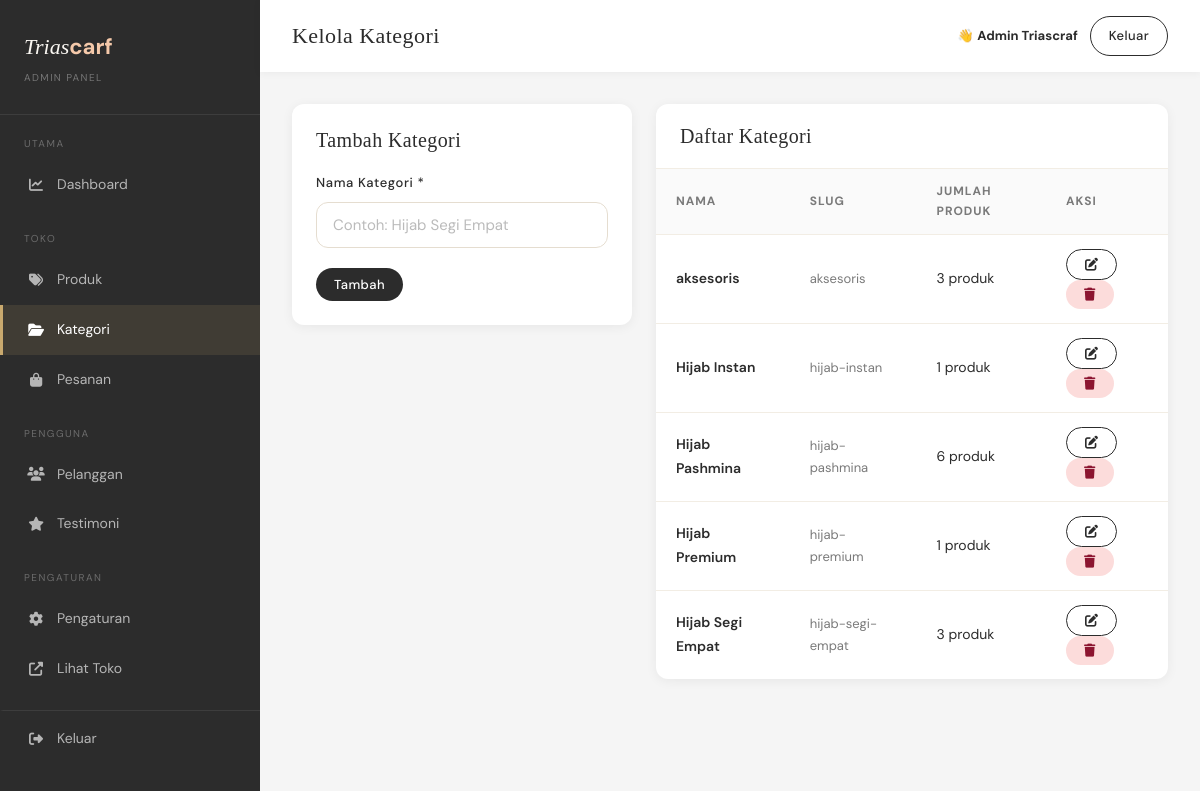
Screenshot of /triascraf/admin/pages/categories.php (signed in) with the database file from the repository.
### tables this page shows
CREATE TABLE `categories` (
  `id` int(11) NOT NULL,
  `name` varchar(100) NOT NULL,
  `slug` varchar(100) NOT NULL,
  `image` varchar(255) DEFAULT NULL,
  `created_at` timestamp NOT NULL DEFAULT current_timestamp()
);

### triascraf/admin/pages/categories.php (the view, shortened to what this page needs)
<?php
require_once '../includes/auth.php';
$editCat = isset($_GET['edit']) ? $conn->query("SELECT * FROM categories WHERE id=" . intval($_GET['edit']))->fetch_assoc() : null;
$categories = $conn->query("SELECT c.*, COUNT(p.id) as prod_count FROM categories c LEFT JOIN products p ON p.category_id=c.id GROUP BY c.id ORDER BY c.name");
?>
<?php include '../includes/admin_header.php'; ?>
<div style="display:grid;grid-template-columns:340px 1fr;gap:24px">
    <div class="admin-table-box" style="padding:24px;height:fit-content">
        <h3 style="font-size:20px;margin-bottom:20px"><?= $editCat ? 'Edit Kategori' : 'Tambah Kategori' ?></h3>
        <form method="POST">
            <div class="form-group">
                <label>Nama Kategori *</label>
                <input type="text" name="name" class="form-control" value="<?= htmlspecialchars($editCat['name'] ?? '') ?>" placeholder="Contoh: Hijab Segi Empat" required>
            </div>
            <div style="display:flex;gap:10px">
                <button type="submit" class="btn btn-primary btn-sm"><?= $editCat ? 'Simpan' : 'Tambah' ?></button>
            </div>
        </form>
    </div>
    <div class="admin-table-box">
        <div class="admin-table-header"><h3>Daftar Kategori</h3></div>
        <table class="admin-table">
            <thead><tr><th>Nama</th><th>Slug</th><th>Jumlah Produk</th><th>Aksi</th></tr></thead>
            <tbody>
            <?php while($cat = $categories->fetch_assoc()): ?>
            <tr>
                <td style="font-weight:600"><?= htmlspecialchars($cat['name']) ?></td>
                <td style="color:var(--muted);font-size:13px"><?= $cat['slug'] ?></td>
                <td><?= $cat['prod_count'] ?> produk</td>
                <td>
                    <a href="?edit=<?= $cat['id'] ?>" class="btn btn-outline btn-sm"><i class="fas fa-edit"></i></a>
                    <a href="?delete=<?= $cat['id'] ?>" class="btn btn-sm" style="background:#FCDCDB;color:#8C1530" onclick="return confirmDelete('Hapus kategori ini? Produk di dalamnya tidak akan terhapus.')"><i class="fas fa-trash"></i></a>
                </td>
            </tr>
            <?php endwhile; ?>
            </tbody>
        </table>
    </div>
</div>
<?php include '../includes/admin_footer.php'; ?>

### triascraf/assets/css/style.css (style rules this page uses)
:root { --cream: #FAF7F2; --ivory: #F2EDE4; --rose-gold: #C9A96E; --rose-deep: #A8834A; --sage: #6B7B6E; --sage-light: #E8EDE9; --charcoal: #2C2C2C; --muted: #7A7A7A; --white: #FFFFFF; --error: #C0392B; --success: #27AE60; --shadow-sm: 0 2px 12px rgba(0,0,0,0.06); --shadow-md: 0 8px 32px rgba(0,0,0,0.10); --shadow-lg: 0 20px 60px rgba(0,0,0,0.12); --radius: 12px; --radius-lg: 20px; --transition: 0.3s ease; }
* { margin: 0; padding: 0; box-sizing: border-box; }
html { scroll-behavior: smooth; }
body { font-family: 'DM Sans', sans-serif; background: var(--cream); color: var(--charcoal); font-size: 15px; line-height: 1.7; }
h1, h2, h3 { font-family: 'Cormorant Garamond', serif; font-weight: 400; letter-spacing: 0.02em; line-height: 1.2; }
.btn { display: inline-flex; align-items: center; gap: 8px; padding: 12px 28px; border-radius: 50px; font-family: 'DM Sans', sans-serif; font-size: 14px; font-weight: 500; cursor: pointer; border: none; text-decoration: none; transition: all var(--transition); letter-spacing: 0.03em; }
.btn-primary { background: var(--charcoal); color: white; }
.btn-outline { background: transparent; border: 1.5px solid var(--charcoal); color: var(--charcoal); }
.btn-sm { padding: 8px 18px; font-size: 13px; }
.form-group { margin-bottom: 20px; }
.form-group label { display: block; font-size: 13px; font-weight: 500; letter-spacing: 0.05em; margin-bottom: 8px; color: var(--charcoal); }
.form-control { width: 100%; padding: 12px 16px; border: 1.5px solid #E5DDD0; border-radius: var(--radius); font-family: 'DM Sans', sans-serif; font-size: 15px; background: white; color: var(--charcoal); transition: border-color var(--transition); outline: none; }
.form-control::placeholder { color: #BBBBBB; }
.admin-table-box { background: white; border-radius: var(--radius); box-shadow: var(--shadow-sm); overflow: hidden; }
.admin-table-header { padding: 20px 24px; border-bottom: 1px solid var(--ivory); display: flex; align-items: center; justify-content: space-between; }
.admin-table-header h3 { font-size: 20px; }
.admin-table { width: 100%; border-collapse: collapse; }
.admin-table th { text-align: left; padding: 12px 20px; font-size: 12px; letter-spacing: 0.08em; text-transform: uppercase; color: var(--muted); background: #FAFAFA; border-bottom: 1px solid var(--ivory); }
.admin-table td { padding: 14px 20px; border-bottom: 1px solid var(--ivory); font-size: 14px; }
.admin-table tr:last-child td { border-bottom: none; }

### rows the page displays
categories: name "aksesoris", slug "aksesoris", prod_count "3"
categories: name "Hijab Instan", slug "hijab-instan", prod_count "1"
categories: name "Hijab Pashmina", slug "hijab-pashmina", prod_count "6"
categories: name "Hijab Premium", slug "hijab-premium", prod_count "1"
categories: name "Hijab Segi Empat", slug "hijab-segi-empat", prod_count "3"

### other values shown
$adminTitle "Kelola Kategori"
$_SESSION['user_name'] "Admin Triascraf"
